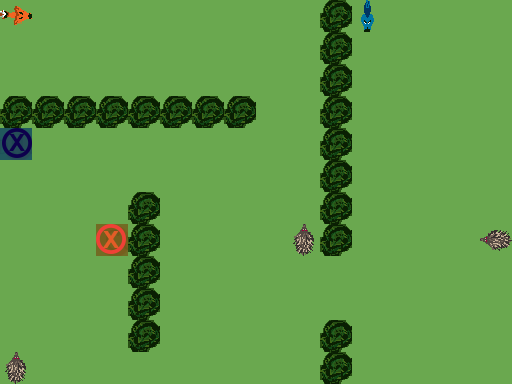

Rendered tile map (Tiled .tmx) drawn with the repository's tilesets; below, a short description and the full map source, tile grids included:
An orthogonal 16x12 tile map with 32x32 px tiles, 3 tile layers (Ground, Obstacles, Objects), 1 hidden layer not drawn.

<map version="1.0" orientation="orthogonal" renderorder="right-down" width="16" height="12" tilewidth="32" tileheight="32" nextobjectid="1">
 <tileset firstgid="1" name="TilesetPlaceholder" tilewidth="32" tileheight="32" tilecount="240" columns="10">
  <image source="../../Tileset.png" width="320" height="768" />
 </tileset>
 <layer name="Ground" width="16" height="12">
  <data encoding="csv">
1,1,1,1,1,1,1,1,1,1,1,1,1,1,1,1,
1,1,1,1,1,1,1,1,1,1,1,1,1,1,1,1,
1,1,1,1,1,1,1,1,1,1,1,1,1,1,1,1,
1,1,1,1,1,1,1,1,1,1,1,1,1,1,1,1,
1,1,1,1,1,1,1,1,1,1,1,1,1,1,1,1,
1,1,1,1,1,1,1,1,1,1,1,1,1,1,1,1,
1,1,1,1,1,1,1,1,1,1,1,1,1,1,1,1,
1,1,1,1,1,1,1,1,1,1,1,1,1,1,1,1,
1,1,1,1,1,1,1,1,1,1,1,1,1,1,1,1,
1,1,1,1,1,1,1,1,1,1,1,1,1,1,1,1,
1,1,1,1,1,1,1,1,1,1,1,1,1,1,1,1,
1,1,1,1,1,1,1,1,1,1,1,1,1,1,1,1
</data>
 </layer>
 <layer name="Obstacles" width="16" height="12">
  <data encoding="csv">
0,0,0,0,0,0,0,0,0,0,42,0,0,0,0,0,
0,0,0,0,0,0,0,0,0,0,42,0,0,0,0,0,
0,0,0,0,0,0,0,0,0,0,42,0,0,0,0,0,
42,42,42,42,42,42,42,42,0,0,42,0,0,0,0,0,
0,0,0,0,0,0,0,0,0,0,42,0,0,0,0,0,
0,0,0,0,0,0,0,0,0,0,42,0,0,0,0,0,
0,0,0,0,42,0,0,0,0,0,42,0,0,0,0,0,
0,0,0,0,42,0,0,0,0,0,42,0,0,0,0,0,
0,0,0,0,42,0,0,0,0,0,0,0,0,0,0,0,
0,0,0,0,42,0,0,0,0,0,0,0,0,0,0,0,
0,0,0,0,42,0,0,0,0,0,42,0,0,0,0,0,
0,0,0,0,0,0,0,0,0,0,42,0,0,0,0,0
</data>
 </layer>
 <layer name="Objects" width="16" height="12">
  <data encoding="csv">
2684354751,0,0,0,0,0,0,0,0,0,0,3221225664,0,0,0,0,
0,0,0,0,0,0,0,0,0,0,0,0,0,0,0,0,
0,0,0,0,0,0,0,0,0,0,0,0,0,0,0,0,
0,0,0,0,0,0,0,0,0,0,0,0,0,0,0,0,
182,0,0,0,0,0,0,0,0,0,0,0,0,0,0,0,
0,0,0,0,0,0,0,0,0,0,0,0,0,0,0,0,
0,0,0,0,0,0,0,0,0,0,0,0,0,0,0,0,
0,0,0,181,0,0,0,0,0,141,0,0,0,0,0,1610612877,
0,0,0,0,0,0,0,0,0,0,0,0,0,0,0,0,
0,0,0,0,0,0,0,0,0,0,0,0,0,0,0,0,
0,0,0,0,0,0,0,0,0,0,0,0,0,0,0,0,
141,0,0,0,0,0,0,0,0,0,0,0,0,0,0,0
</data>
 </layer>
 <layer name="Solution" width="16" height="12" visible="0">
  <data encoding="csv">
0,232,232,232,232,232,232,232,232,0,0,0,0,0,0,0,
0,0,0,0,0,0,0,0,232,0,0,222,0,0,0,0,
0,0,0,0,0,0,0,0,232,0,0,222,0,0,0,0,
0,0,0,0,0,0,0,0,232,0,0,222,0,0,0,0,
0,232,232,232,232,232,232,232,232,0,0,222,0,0,0,0,
0,0,0,0,0,0,0,0,0,0,0,222,0,0,0,0,
0,0,0,0,0,0,0,0,0,0,0,222,0,0,0,0,
0,0,0,0,0,0,0,0,0,0,0,222,0,0,0,0,
0,0,0,222,0,222,222,222,222,222,222,222,0,0,0,0,
0,0,0,222,0,222,0,0,0,0,0,0,0,0,0,0,
0,0,0,221,0,222,0,0,0,0,0,0,0,0,0,0,
0,0,0,222,222,222,0,0,0,0,0,0,0,0,0,0
</data>
 </layer>
</map>
